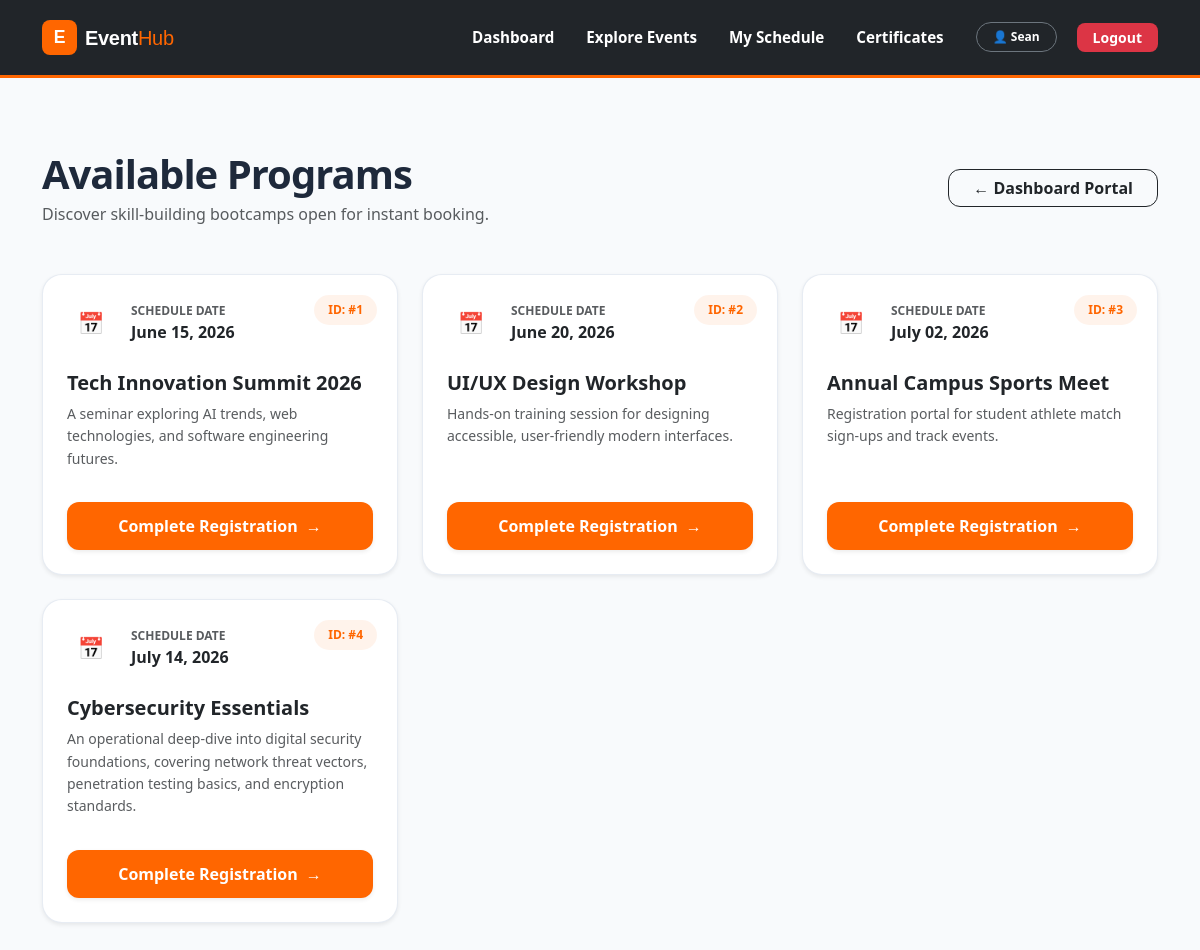
Page /student/register_event.php (signed in) on the committed database.
### tables this page shows
CREATE TABLE `events` (
  `id` int(11) NOT NULL,
  `title` varchar(150) NOT NULL,
  `description` text NOT NULL,
  `event_date` date NOT NULL,
  `available_slots` int(11) NOT NULL,
  `created_at` timestamp NOT NULL DEFAULT current_timestamp()
);

### student/register_event.php (the view, shortened to what this page needs)
<?php
include("../includes/db.php");
$result = mysqli_query($conn, "SELECT * FROM events ORDER BY event_date ASC");
include "../includes/header.php";
?>
<div class="container py-5">
    <div class="d-flex flex-column flex-md-row justify-content-between align-items-start align-items-md-center mb-5 gap-3">
        <div>
            <h1 class="page-title m-0 fw-bold">Available Programs</h1>
            <p class="text-muted m-0 mt-1">Discover skill-building bootcamps open for instant booking.</p>
        </div>
        <a class="btn btn-outline-dark px-4" href="dashboard.php" style="border-radius: 12px; font-weight:600;">← Dashboard Portal</a>
    </div>
    <div class="row g-4">
        <?php
        if(mysqli_num_rows($result) > 0) {
            while($row = mysqli_fetch_assoc($result)) {
        ?>
            <div class="col-12 col-md-6 col-lg-4">
                <div class="card event-card h-100 shadow-sm p-4 position-relative">
                    <span class="card-badge">ID: #<?php echo $row['id']; ?></span>
                    <div class="d-flex align-items-center gap-3 mb-4">
                        <div class="icon-wrapper">📅</div>
                        <div>
                            <div class="small text-uppercase text-muted fw-bold" style="font-size:0.75rem;">Schedule Date</div>
                            <div class="text-dark fw-semibold"><?php echo date("F d, Y", strtotime($row['event_date'])); ?></div>
                        </div>
                    </div>
                    <div class="card-body p-0 d-flex flex-column justify-content-between">
                        <div>
                            <h4 class="fw-bold text-dark mb-2" style="font-size: 1.25rem;"><?php echo htmlspecialchars($row['title']); ?></h4>
                            <p class="text-muted small mb-4" style="line-height: 1.6;"><?php echo htmlspecialchars($row['description']); ?></p>
                        </div>
                        <form method="POST" action="register_event.php" class="m-0 pt-2">
                            <button type="submit" name="btn_register" class="btn btn-register w-100 shadow-sm d-flex align-items-center justify-content-center gap-2">
                                <span>Complete Registration</span> →
                            </button>
                        </form>
                    </div>
                </div>
            </div>
        <?php
            }
        } else {
        ?>
            <div class="col-12 text-center py-5">
                <p class="text-muted">No live event bookings cataloged.</p>
            </div>
        <?php
        }
        ?>
    </div>
</div>
</body>
</html>

### student/register_event.php (style rules this page uses)
:root { --brand-orange: #ff6600; --brand-hover: #cc5200; --text-dark: #1e293b; --text-muted: #64748b; --card-bg: #ffffff; }
body { background-color: #f8fafc; font-family: 'Segoe UI', system-ui, sans-serif; }
.page-title { color: var(--text-dark); font-weight: 800; letter-spacing: -1px; }
.event-card { background: var(--card-bg); border: 1px solid rgba(226, 232, 240, 0.8); border-radius: 20px; transition: all 0.3s cubic-bezier(0.16, 1, 0.3, 1); overflow: hidden; }
.card-badge { position: absolute; top: 20px; right: 20px; background: rgba(255, 102, 0, 0.08); color: var(--brand-orange); font-weight: 700; font-size: 0.75rem; padding: 6px 14px; border-radius: 30px; text-transform: uppercase; }
.icon-wrapper { width: 48px; height: 48px; background: linear-gradient(135px, #fff0e6 0%, #ffe0cc 100%); color: var(--brand-orange); border-radius: 14px; display: flex; align-items: center; justify-content: center; font-size: 1.35rem; }
.btn-register { background-color: var(--brand-orange); color: #ffffff; font-weight: 600; border: none; border-radius: 12px; padding: 12px 24px; transition: all 0.2s ease; }

### rows in the picture
events: id "1", event_date "June 15, 2026", title "Tech Innovation Summit 2026", description "A seminar exploring AI trends, web technologies, and software engineering futures."
events: id "2", event_date "June 20, 2026", title "UI/UX Design Workshop", description "Hands-on training session for designing accessible, user-friendly modern interfaces."
events: id "3", event_date "July 02, 2026", title "Annual Campus Sports Meet", description "Registration portal for student athlete match sign-ups and track events."
events: id "4", event_date "July 14, 2026", title "Cybersecurity Essentials", description "An operational deep-dive into digital security foundations, covering network threat vectors, penetration testing basics, and encryption standards."

### other values in the picture
$_SESSION['name'] "Sean"
